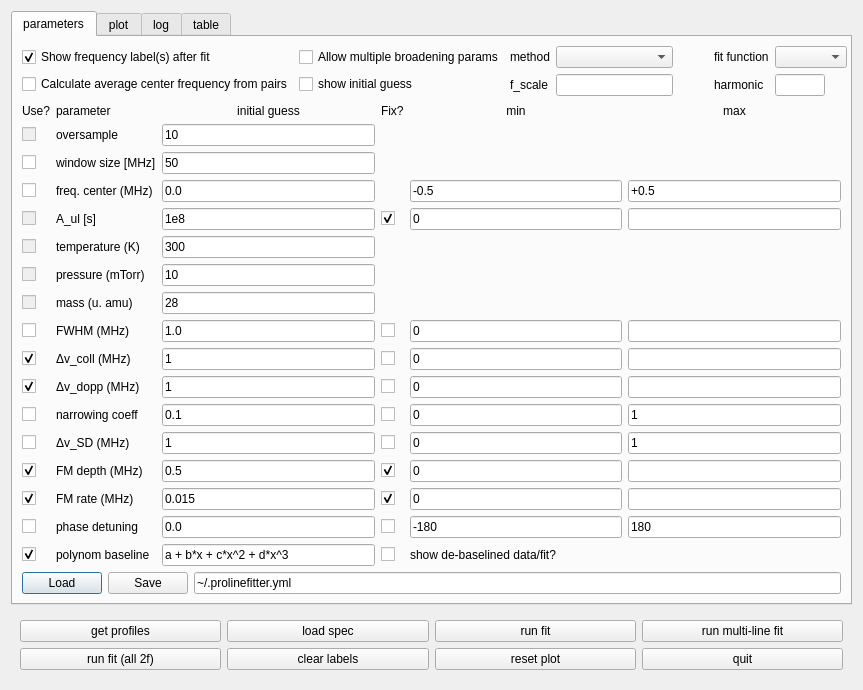
<?xml version="1.0" encoding="UTF-8"?>
<ui version="4.0">
 <class>QDialog</class>
 <widget class="QDialog" name="QDialog">
  <property name="geometry">
   <rect>
    <x>0</x>
    <y>0</y>
    <width>863</width>
    <height>670</height>
   </rect>
  </property>
  <property name="windowTitle">
   <string>QtProFitter</string>
  </property>
  <layout class="QHBoxLayout" name="horizontalLayout">
   <item>
    <layout class="QVBoxLayout" name="verticalLayout">
     <item>
      <widget class="DetachableTabWidget" name="tabWidget">
       <property name="currentIndex">
        <number>0</number>
       </property>
       <widget class="QWidget" name="tab_parameters">
        <attribute name="title">
         <string>parameters</string>
        </attribute>
        <layout class="QVBoxLayout" name="_2">
         <item>
          <layout class="QHBoxLayout" name="horizontalLayout_3">
           <item>
            <layout class="QGridLayout" name="gridLayout">
             <item row="1" column="0">
              <widget class="QCheckBox" name="check_calcPairAvgCen">
               <property name="text">
                <string>Calculate average center frequency from pairs</string>
               </property>
              </widget>
             </item>
             <item row="0" column="0">
              <widget class="QCheckBox" name="check_showFitFreqLabels">
               <property name="text">
                <string>Show frequency label(s) after fit</string>
               </property>
               <property name="checked">
                <bool>true</bool>
               </property>
              </widget>
             </item>
             <item row="0" column="1">
              <widget class="QCheckBox" name="check_useMultParams">
               <property name="text">
                <string>Allow multiple broadening params</string>
               </property>
              </widget>
             </item>
             <item row="1" column="1">
              <widget class="QCheckBox" name="check_showGuess">
               <property name="text">
                <string>show initial guess</string>
               </property>
              </widget>
             </item>
            </layout>
           </item>
           <item>
            <layout class="QFormLayout" name="layout_options1">
             <item row="0" column="0">
              <widget class="QLabel" name="label_fitMethod">
               <property name="text">
                <string>method</string>
               </property>
              </widget>
             </item>
             <item row="1" column="0">
              <widget class="QLabel" name="label_fitFscale">
               <property name="text">
                <string>f_scale</string>
               </property>
              </widget>
             </item>
             <item row="1" column="1">
              <widget class="ScrollableText" name="txt_fitFscale">
               <property name="text">
                <string/>
               </property>
              </widget>
             </item>
             <item row="0" column="1">
              <widget class="QComboBox" name="combo_fitMethod"/>
             </item>
            </layout>
           </item>
           <item>
            <layout class="QFormLayout" name="layout_options2">
             <property name="fieldGrowthPolicy">
              <enum>QFormLayout::FieldsStayAtSizeHint</enum>
             </property>
             <property name="formAlignment">
              <set>Qt::AlignRight|Qt::AlignTop|Qt::AlignTrailing</set>
             </property>
             <item row="0" column="0">
              <widget class="QLabel" name="label_fitFunction">
               <property name="text">
                <string>fit function</string>
               </property>
              </widget>
             </item>
             <item row="0" column="1">
              <widget class="QComboBox" name="combo_fitFunction"/>
             </item>
             <item row="1" column="0">
              <widget class="QLabel" name="label_harmonic">
               <property name="text">
                <string>harmonic</string>
               </property>
              </widget>
             </item>
             <item row="1" column="1">
              <widget class="QLineEdit" name="txt_harmonic">
               <property name="maximumSize">
                <size>
                 <width>50</width>
                 <height>16777215</height>
                </size>
               </property>
              </widget>
             </item>
            </layout>
           </item>
          </layout>
         </item>
         <item>
          <spacer name="verticalSpacer">
           <property name="orientation">
            <enum>Qt::Vertical</enum>
           </property>
           <property name="sizeHint" stdset="0">
            <size>
             <width>20</width>
             <height>40</height>
            </size>
           </property>
          </spacer>
         </item>
         <item>
          <layout class="QGridLayout" name="layout_params">
           <item row="0" column="4">
            <widget class="QLabel" name="label_min">
             <property name="text">
              <string>min</string>
             </property>
             <property name="alignment">
              <set>Qt::AlignCenter</set>
             </property>
            </widget>
           </item>
           <item row="0" column="1">
            <widget class="QLabel" name="label_parameter">
             <property name="text">
              <string>parameter</string>
             </property>
            </widget>
           </item>
           <item row="0" column="2">
            <widget class="QLabel" name="label_guess">
             <property name="text">
              <string>initial guess</string>
             </property>
             <property name="alignment">
              <set>Qt::AlignCenter</set>
             </property>
            </widget>
           </item>
           <item row="0" column="0">
            <widget class="QLabel" name="label_use">
             <property name="text">
              <string>Use?</string>
             </property>
            </widget>
           </item>
           <item row="0" column="5">
            <widget class="QLabel" name="label_max">
             <property name="text">
              <string>max</string>
             </property>
             <property name="alignment">
              <set>Qt::AlignCenter</set>
             </property>
            </widget>
           </item>
           <item row="0" column="3">
            <widget class="QLabel" name="label_Lock">
             <property name="text">
              <string>Fix?</string>
             </property>
            </widget>
           </item>
           <item row="1" column="0">
            <widget class="QCheckBox" name="check_oversampleUse">
             <property name="enabled">
              <bool>false</bool>
             </property>
             <property name="text">
              <string/>
             </property>
            </widget>
           </item>
           <item row="1" column="1">
            <widget class="QLabel" name="label_oversample">
             <property name="text">
              <string>oversample</string>
             </property>
            </widget>
           </item>
           <item row="1" column="2">
            <widget class="ScrollableText" name="txt_oversample">
             <property name="text">
              <string>10</string>
             </property>
            </widget>
           </item>
           <item row="12" column="0">
            <widget class="QCheckBox" name="check_velSDUse">
             <property name="text">
              <string/>
             </property>
            </widget>
           </item>
           <item row="6" column="2">
            <widget class="ScrollableText" name="txt_pressure">
             <property name="text">
              <string>10</string>
             </property>
            </widget>
           </item>
           <item row="2" column="0">
            <widget class="QCheckBox" name="check_windowSizeUse">
             <property name="text">
              <string/>
             </property>
            </widget>
           </item>
           <item row="2" column="2">
            <widget class="ScrollableText" name="txt_windowSize">
             <property name="text">
              <string>50</string>
             </property>
            </widget>
           </item>
           <item row="2" column="1">
            <widget class="QLabel" name="label_windowSize">
             <property name="text">
              <string>window size [MHz]</string>
             </property>
            </widget>
           </item>
           <item row="3" column="4">
            <widget class="QLineEdit" name="txt_freqCenterMin">
             <property name="text">
              <string>-0.5</string>
             </property>
            </widget>
           </item>
           <item row="3" column="1">
            <widget class="QLabel" name="label_freqCenter">
             <property name="text">
              <string>freq. center (MHz)</string>
             </property>
            </widget>
           </item>
           <item row="3" column="0">
            <widget class="QCheckBox" name="check_freqCenterUse">
             <property name="text">
              <string/>
             </property>
            </widget>
           </item>
           <item row="3" column="2">
            <widget class="ScrollableText" name="txt_freqCenter">
             <property name="text">
              <string>0.0</string>
             </property>
            </widget>
           </item>
           <item row="3" column="5">
            <widget class="QLineEdit" name="txt_freqCenterMax">
             <property name="text">
              <string>+0.5</string>
             </property>
            </widget>
           </item>
           <item row="4" column="1">
            <widget class="QLabel" name="label_tauRad">
             <property name="text">
              <string>A_ul [s]</string>
             </property>
            </widget>
           </item>
           <item row="4" column="0">
            <widget class="QCheckBox" name="check_tauRadUse">
             <property name="enabled">
              <bool>false</bool>
             </property>
             <property name="text">
              <string/>
             </property>
            </widget>
           </item>
           <item row="4" column="5">
            <widget class="QLineEdit" name="txt_tauRadMax"/>
           </item>
           <item row="4" column="4">
            <widget class="QLineEdit" name="txt_tauRadMin">
             <property name="text">
              <string>0</string>
             </property>
            </widget>
           </item>
           <item row="4" column="2">
            <widget class="ScrollableText" name="txt_tauRad">
             <property name="text">
              <string>1e8</string>
             </property>
            </widget>
           </item>
           <item row="4" column="3">
            <widget class="QCheckBox" name="check_tauRadLock">
             <property name="text">
              <string/>
             </property>
             <property name="checked">
              <bool>true</bool>
             </property>
            </widget>
           </item>
           <item row="5" column="1">
            <widget class="QLabel" name="label_temperature">
             <property name="text">
              <string>temperature (K)</string>
             </property>
            </widget>
           </item>
           <item row="5" column="2">
            <widget class="ScrollableText" name="txt_temperature">
             <property name="text">
              <string>300</string>
             </property>
            </widget>
           </item>
           <item row="5" column="0">
            <widget class="QCheckBox" name="check_temperatureUse">
             <property name="enabled">
              <bool>false</bool>
             </property>
             <property name="text">
              <string/>
             </property>
            </widget>
           </item>
           <item row="6" column="1">
            <widget class="QLabel" name="label_pressure">
             <property name="text">
              <string>pressure (mTorr)</string>
             </property>
            </widget>
           </item>
           <item row="6" column="0">
            <widget class="QCheckBox" name="check_pressureUse">
             <property name="enabled">
              <bool>false</bool>
             </property>
             <property name="text">
              <string/>
             </property>
            </widget>
           </item>
           <item row="8" column="0">
            <widget class="QCheckBox" name="check_fwhmUse">
             <property name="text">
              <string/>
             </property>
            </widget>
           </item>
           <item row="8" column="1">
            <widget class="QLabel" name="label_fwhm">
             <property name="text">
              <string>FWHM (MHz)</string>
             </property>
            </widget>
           </item>
           <item row="8" column="5">
            <widget class="QLineEdit" name="txt_fwhmMax"/>
           </item>
           <item row="8" column="4">
            <widget class="QLineEdit" name="txt_fwhmMin">
             <property name="text">
              <string>0</string>
             </property>
            </widget>
           </item>
           <item row="8" column="3">
            <widget class="QCheckBox" name="check_fwhmLock">
             <property name="text">
              <string/>
             </property>
            </widget>
           </item>
           <item row="8" column="2">
            <widget class="ScrollableText" name="txt_fwhm">
             <property name="text">
              <string>1.0</string>
             </property>
            </widget>
           </item>
           <item row="9" column="4">
            <widget class="QLineEdit" name="txt_velCollMin">
             <property name="text">
              <string>0</string>
             </property>
            </widget>
           </item>
           <item row="9" column="5">
            <widget class="QLineEdit" name="txt_velCollMax"/>
           </item>
           <item row="9" column="1">
            <widget class="QLabel" name="label_velColl">
             <property name="text">
              <string>Δv_coll (MHz)</string>
             </property>
            </widget>
           </item>
           <item row="9" column="0">
            <widget class="QCheckBox" name="check_velCollUse">
             <property name="text">
              <string/>
             </property>
             <property name="checked">
              <bool>true</bool>
             </property>
            </widget>
           </item>
           <item row="9" column="2">
            <widget class="ScrollableText" name="txt_velColl">
             <property name="text">
              <string>1</string>
             </property>
            </widget>
           </item>
           <item row="9" column="3">
            <widget class="QCheckBox" name="check_velCollLock">
             <property name="text">
              <string/>
             </property>
            </widget>
           </item>
           <item row="10" column="4">
            <widget class="QLineEdit" name="txt_velDoppMin">
             <property name="text">
              <string>0</string>
             </property>
            </widget>
           </item>
           <item row="10" column="5">
            <widget class="QLineEdit" name="txt_velDoppMax"/>
           </item>
           <item row="10" column="2">
            <widget class="ScrollableText" name="txt_velDopp">
             <property name="text">
              <string>1</string>
             </property>
            </widget>
           </item>
           <item row="10" column="3">
            <widget class="QCheckBox" name="check_velDoppLock">
             <property name="text">
              <string/>
             </property>
            </widget>
           </item>
           <item row="10" column="0">
            <widget class="QCheckBox" name="check_velDoppUse">
             <property name="text">
              <string/>
             </property>
             <property name="checked">
              <bool>true</bool>
             </property>
            </widget>
           </item>
           <item row="10" column="1">
            <widget class="QLabel" name="label_velDopp">
             <property name="text">
              <string>Δv_dopp (MHz)</string>
             </property>
            </widget>
           </item>
           <item row="11" column="0">
            <widget class="QCheckBox" name="check_coeffNarUse">
             <property name="text">
              <string/>
             </property>
            </widget>
           </item>
           <item row="11" column="4">
            <widget class="QLineEdit" name="txt_coeffNarMin">
             <property name="text">
              <string>0</string>
             </property>
            </widget>
           </item>
           <item row="11" column="1">
            <widget class="QLabel" name="label_coeffNar">
             <property name="text">
              <string>narrowing coeff</string>
             </property>
            </widget>
           </item>
           <item row="11" column="5">
            <widget class="QLineEdit" name="txt_coeffNarMax">
             <property name="text">
              <string>1</string>
             </property>
            </widget>
           </item>
           <item row="11" column="2">
            <widget class="ScrollableText" name="txt_coeffNar">
             <property name="text">
              <string>0.1</string>
             </property>
            </widget>
           </item>
           <item row="11" column="3">
            <widget class="QCheckBox" name="check_coeffNarLock">
             <property name="text">
              <string/>
             </property>
            </widget>
           </item>
           <item row="12" column="1">
            <widget class="QLabel" name="label_velSD">
             <property name="text">
              <string>Δv_SD (MHz)</string>
             </property>
            </widget>
           </item>
           <item row="12" column="5">
            <widget class="QLineEdit" name="txt_velSDMax">
             <property name="text">
              <string>1</string>
             </property>
            </widget>
           </item>
           <item row="12" column="3">
            <widget class="QCheckBox" name="check_velSDLock">
             <property name="text">
              <string/>
             </property>
            </widget>
           </item>
           <item row="12" column="4">
            <widget class="QLineEdit" name="txt_velSDMin">
             <property name="text">
              <string>0</string>
             </property>
            </widget>
           </item>
           <item row="12" column="2">
            <widget class="ScrollableText" name="txt_velSD">
             <property name="text">
              <string>1</string>
             </property>
            </widget>
           </item>
           <item row="13" column="1">
            <widget class="QLabel" name="label_modDepth">
             <property name="text">
              <string>FM depth (MHz)</string>
             </property>
            </widget>
           </item>
           <item row="13" column="4">
            <widget class="QLineEdit" name="txt_modDepthMin">
             <property name="text">
              <string>0</string>
             </property>
            </widget>
           </item>
           <item row="13" column="5">
            <widget class="QLineEdit" name="txt_modDepthMax"/>
           </item>
           <item row="13" column="3">
            <widget class="QCheckBox" name="check_modDepthLock">
             <property name="text">
              <string/>
             </property>
             <property name="checked">
              <bool>true</bool>
             </property>
            </widget>
           </item>
           <item row="13" column="2">
            <widget class="ScrollableText" name="txt_modDepth">
             <property name="text">
              <string>0.5</string>
             </property>
            </widget>
           </item>
           <item row="13" column="0">
            <widget class="QCheckBox" name="check_modDepthUse">
             <property name="text">
              <string/>
             </property>
             <property name="checked">
              <bool>true</bool>
             </property>
            </widget>
           </item>
           <item row="14" column="4">
            <widget class="QLineEdit" name="txt_modRateMin">
             <property name="text">
              <string>0</string>
             </property>
            </widget>
           </item>
           <item row="14" column="1">
            <widget class="QLabel" name="label_modRate">
             <property name="text">
              <string>FM rate (MHz)</string>
             </property>
            </widget>
           </item>
           <item row="14" column="2">
            <widget class="ScrollableText" name="txt_modRate">
             <property name="text">
              <string>0.015</string>
             </property>
            </widget>
           </item>
           <item row="14" column="5">
            <widget class="QLineEdit" name="txt_modRateMax"/>
           </item>
           <item row="14" column="3">
            <widget class="QCheckBox" name="check_modRateLock">
             <property name="text">
              <string/>
             </property>
             <property name="checked">
              <bool>true</bool>
             </property>
            </widget>
           </item>
           <item row="14" column="0">
            <widget class="QCheckBox" name="check_modRateUse">
             <property name="text">
              <string/>
             </property>
             <property name="checked">
              <bool>true</bool>
             </property>
            </widget>
           </item>
           <item row="15" column="1">
            <widget class="QLabel" name="label_phi">
             <property name="text">
              <string>phase detuning</string>
             </property>
            </widget>
           </item>
           <item row="15" column="2">
            <widget class="ScrollableText" name="txt_phi">
             <property name="text">
              <string>0.0</string>
             </property>
            </widget>
           </item>
           <item row="15" column="4">
            <widget class="QLineEdit" name="txt_phiMin">
             <property name="text">
              <string>-180</string>
             </property>
            </widget>
           </item>
           <item row="15" column="5">
            <widget class="QLineEdit" name="txt_phiMax">
             <property name="text">
              <string>180</string>
             </property>
            </widget>
           </item>
           <item row="15" column="0">
            <widget class="QCheckBox" name="check_phiUse">
             <property name="text">
              <string/>
             </property>
            </widget>
           </item>
           <item row="15" column="3">
            <widget class="QCheckBox" name="check_phiLock">
             <property name="text">
              <string/>
             </property>
            </widget>
           </item>
           <item row="16" column="1">
            <widget class="QLabel" name="label_polynom">
             <property name="text">
              <string>polynom baseline</string>
             </property>
            </widget>
           </item>
           <item row="16" column="0">
            <widget class="QCheckBox" name="check_polynomUse">
             <property name="text">
              <string/>
             </property>
             <property name="checked">
              <bool>true</bool>
             </property>
            </widget>
           </item>
           <item row="16" column="2">
            <widget class="QLineEdit" name="txt_polynom">
             <property name="text">
              <string>a + b*x + c*x^2 + d*x^3</string>
             </property>
            </widget>
           </item>
           <item row="16" column="4">
            <widget class="QLabel" name="label_showDebaselined">
             <property name="text">
              <string>show de-baselined data/fit?</string>
             </property>
            </widget>
           </item>
           <item row="16" column="3">
            <widget class="QCheckBox" name="check_showDebaselined">
             <property name="text">
              <string/>
             </property>
            </widget>
           </item>
           <item row="7" column="0">
            <widget class="QCheckBox" name="check_massUse">
             <property name="enabled">
              <bool>false</bool>
             </property>
             <property name="text">
              <string/>
             </property>
            </widget>
           </item>
           <item row="7" column="1">
            <widget class="QLabel" name="label_mass">
             <property name="text">
              <string>mass (u. amu)</string>
             </property>
            </widget>
           </item>
           <item row="7" column="2">
            <widget class="ScrollableText" name="txt_mass">
             <property name="text">
              <string>28</string>
             </property>
            </widget>
           </item>
          </layout>
         </item>
         <item>
          <layout class="QHBoxLayout" name="layout_conf">
           <item>
            <widget class="QPushButton" name="btn_loadConf">
             <property name="text">
              <string>Load</string>
             </property>
            </widget>
           </item>
           <item>
            <widget class="QPushButton" name="btn_saveConf">
             <property name="text">
              <string>Save</string>
             </property>
            </widget>
           </item>
           <item>
            <widget class="QLineEdit" name="txt_confFile">
             <property name="text">
              <string>~/.prolinefitter.yml</string>
             </property>
            </widget>
           </item>
          </layout>
         </item>
        </layout>
       </widget>
       <widget class="QWidget" name="tab_plot">
        <attribute name="title">
         <string>plot</string>
        </attribute>
        <layout class="QVBoxLayout" name="verticalLayout_4">
         <item>
          <widget class="ScaledPlotWidget" name="plotWidget"/>
         </item>
        </layout>
       </widget>
       <widget class="QWidget" name="tab_log">
        <attribute name="title">
         <string>log</string>
        </attribute>
        <layout class="QVBoxLayout" name="verticalLayout_2">
         <item>
          <widget class="QTextEdit" name="textEdit"/>
         </item>
        </layout>
       </widget>
       <widget class="QWidget" name="tab_table">
        <attribute name="title">
         <string>table</string>
        </attribute>
        <layout class="QVBoxLayout" name="verticalLayout_3">
         <item>
          <widget class="QTableWidget" name="tableWidget"/>
         </item>
        </layout>
       </widget>
      </widget>
     </item>
     <item>
      <widget class="QFrame" name="frame_2">
       <layout class="QGridLayout" name="gridLayout_2">
        <item row="0" column="0">
         <widget class="QPushButton" name="btn_getProfiles">
          <property name="text">
           <string>get profiles</string>
          </property>
         </widget>
        </item>
        <item row="0" column="1">
         <widget class="QPushButton" name="btn_loadSpec">
          <property name="text">
           <string>load spec</string>
          </property>
         </widget>
        </item>
        <item row="0" column="2">
         <widget class="QPushButton" name="btn_fit">
          <property name="text">
           <string>run fit</string>
          </property>
         </widget>
        </item>
        <item row="0" column="3">
         <widget class="QPushButton" name="btn_fitMulti">
          <property name="text">
           <string>run multi-line fit</string>
          </property>
         </widget>
        </item>
        <item row="1" column="0">
         <widget class="QPushButton" name="btn_fitAll2f">
          <property name="text">
           <string>run fit (all 2f)</string>
          </property>
         </widget>
        </item>
        <item row="1" column="1">
         <widget class="QPushButton" name="btn_clearLabels">
          <property name="text">
           <string>clear labels</string>
          </property>
         </widget>
        </item>
        <item row="1" column="2">
         <widget class="QPushButton" name="btn_reset">
          <property name="text">
           <string>reset plot</string>
          </property>
         </widget>
        </item>
        <item row="1" column="3">
         <widget class="QPushButton" name="btn_quit">
          <property name="text">
           <string>quit</string>
          </property>
         </widget>
        </item>
       </layout>
      </widget>
     </item>
    </layout>
   </item>
  </layout>
 </widget>
 <customwidgets>
  <customwidget>
   <class>ScaledPlotWidget</class>
   <extends>QGraphicsView</extends>
   <header>Widgets</header>
  </customwidget>
  <customwidget>
   <class>ScrollableText</class>
   <extends>QLineEdit</extends>
   <header>Widgets</header>
  </customwidget>
  <customwidget>
   <class>DetachableTabWidget</class>
   <extends>QTabWidget</extends>
   <header>Widgets</header>
   <container>1</container>
  </customwidget>
 </customwidgets>
 <tabstops>
  <tabstop>tabWidget</tabstop>
  <tabstop>check_showFitFreqLabels</tabstop>
  <tabstop>check_calcPairAvgCen</tabstop>
  <tabstop>combo_fitFunction</tabstop>
  <tabstop>txt_harmonic</tabstop>
  <tabstop>btn_getProfiles</tabstop>
  <tabstop>btn_loadSpec</tabstop>
  <tabstop>btn_fit</tabstop>
  <tabstop>btn_fitMulti</tabstop>
  <tabstop>btn_fitAll2f</tabstop>
  <tabstop>btn_clearLabels</tabstop>
  <tabstop>btn_reset</tabstop>
  <tabstop>btn_quit</tabstop>
  <tabstop>check_oversampleUse</tabstop>
  <tabstop>check_windowSizeUse</tabstop>
  <tabstop>check_freqCenterUse</tabstop>
  <tabstop>check_tauRadUse</tabstop>
  <tabstop>check_temperatureUse</tabstop>
  <tabstop>check_pressureUse</tabstop>
  <tabstop>check_fwhmUse</tabstop>
  <tabstop>check_velCollUse</tabstop>
  <tabstop>check_velDoppUse</tabstop>
  <tabstop>check_coeffNarUse</tabstop>
  <tabstop>check_velSDUse</tabstop>
  <tabstop>check_modDepthUse</tabstop>
  <tabstop>check_modRateUse</tabstop>
  <tabstop>check_phiUse</tabstop>
  <tabstop>check_polynomUse</tabstop>
  <tabstop>txt_oversample</tabstop>
  <tabstop>txt_windowSize</tabstop>
  <tabstop>txt_freqCenter</tabstop>
  <tabstop>txt_tauRad</tabstop>
  <tabstop>txt_temperature</tabstop>
  <tabstop>txt_pressure</tabstop>
  <tabstop>txt_fwhm</tabstop>
  <tabstop>txt_velColl</tabstop>
  <tabstop>txt_velDopp</tabstop>
  <tabstop>txt_coeffNar</tabstop>
  <tabstop>txt_velSD</tabstop>
  <tabstop>txt_modDepth</tabstop>
  <tabstop>txt_modRate</tabstop>
  <tabstop>txt_phi</tabstop>
  <tabstop>txt_polynom</tabstop>
  <tabstop>check_tauRadLock</tabstop>
  <tabstop>check_fwhmLock</tabstop>
  <tabstop>check_velCollLock</tabstop>
  <tabstop>check_velDoppLock</tabstop>
  <tabstop>check_coeffNarLock</tabstop>
  <tabstop>check_velSDLock</tabstop>
  <tabstop>check_modDepthLock</tabstop>
  <tabstop>check_modRateLock</tabstop>
  <tabstop>check_phiLock</tabstop>
  <tabstop>check_showDebaselined</tabstop>
  <tabstop>txt_freqCenterMin</tabstop>
  <tabstop>txt_tauRadMin</tabstop>
  <tabstop>txt_fwhmMin</tabstop>
  <tabstop>txt_velCollMin</tabstop>
  <tabstop>txt_velDoppMin</tabstop>
  <tabstop>txt_coeffNarMin</tabstop>
  <tabstop>txt_velSDMin</tabstop>
  <tabstop>txt_modDepthMin</tabstop>
  <tabstop>txt_modRateMin</tabstop>
  <tabstop>txt_phiMin</tabstop>
  <tabstop>txt_freqCenterMax</tabstop>
  <tabstop>txt_tauRadMax</tabstop>
  <tabstop>txt_fwhmMax</tabstop>
  <tabstop>txt_velCollMax</tabstop>
  <tabstop>txt_velDoppMax</tabstop>
  <tabstop>txt_coeffNarMax</tabstop>
  <tabstop>txt_velSDMax</tabstop>
  <tabstop>txt_modDepthMax</tabstop>
  <tabstop>txt_modRateMax</tabstop>
  <tabstop>txt_phiMax</tabstop>
  <tabstop>tableWidget</tabstop>
  <tabstop>plotWidget</tabstop>
  <tabstop>textEdit</tabstop>
 </tabstops>
 <resources/>
 <connections/>
</ui>
